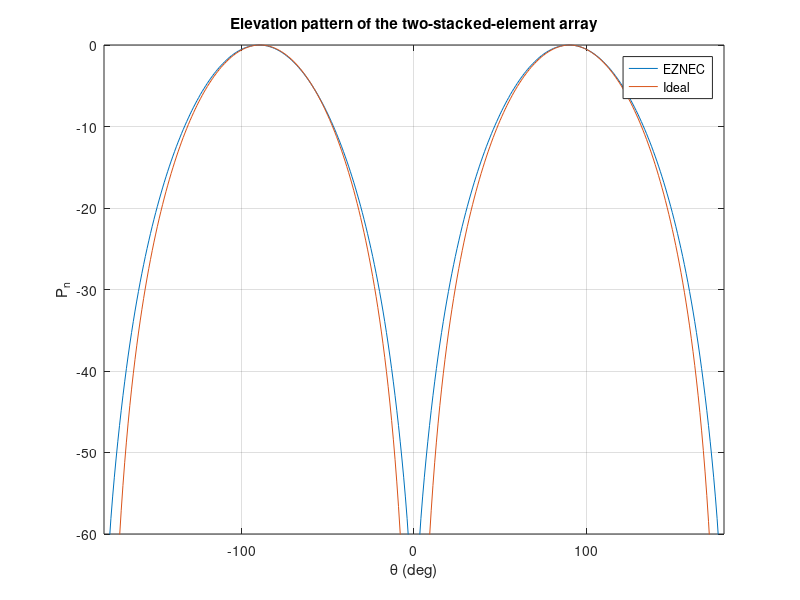

Recreate this plot in MATLAB.
%% Lab5_Q4.m
load HWD2_ElevationPlot.txt
elevation = HWD2_ElevationPlot(:,1);  % elevation angle
Pn_EZNEC = HWD2_ElevationPlot(:,2) - HWD2_ElevationPlot(1,2); % normalized power pattern for V-pol
%% convert elevation angle to theta
I = cosd(90-elevation);
Q = sind(90-elevation);
theta = atan2(Q,I);
%% sort theta and pattern values so they are in order
[theta1,k] = sort(theta);
Pn_EZNEC1 = Pn_EZNEC(k);
%% compute ideal pattern and generate plots
Pn_ideal = 10*log10(abs(sin(theta1).^3).*cos(pi/2*sin(theta)).^2);
plot(180/pi*theta1,Pn_EZNEC1,180/pi*theta1,Pn_ideal)
axis([-180 180 -60 0])
xlabel('\theta (deg)')
ylabel('P_n')
grid
legend('EZNEC','Ideal','best')
title('Elevation pattern of the two-stacked-element array')
